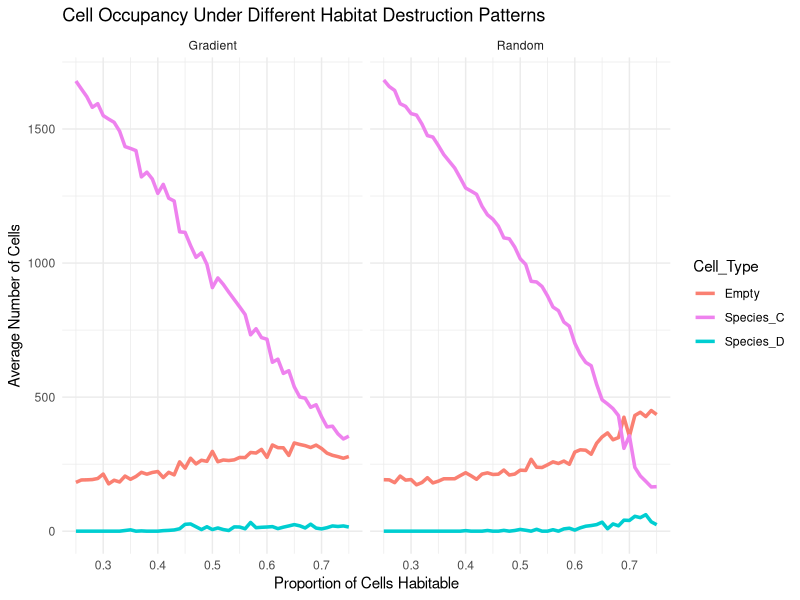

Generate this figure with R:
# Load necessary libraries
library(ggplot2)
library(tidyr)
library(dplyr)

# Set path
setwd("/Users/mac/code/cs361/final-project-emma-luke/Experiment data")

# Load both datasets
data_random <- read.csv("ideal_result_random.csv")
data_gradient <- read.csv("ideal_result_gradient.csv")

# Add a column to indicate destruction type
data_random$Destruction_Type <- "Random"
data_gradient$Destruction_Type <- "Gradient"

# Combine both datasets
data_combined <- rbind(data_random, data_gradient)

# Convert to long format for ggplot
data_long <- pivot_longer(data_combined,
    cols = c("Species_C", "Species_D", "Empty"),
    names_to = "Cell_Type",
    values_to = "Count"
)

# Plot side-by-side with facet
ggplot(data_long, aes(x = Destruction, y = Count, color = Cell_Type)) +
  geom_line(size = 1.2) +
  facet_wrap(~Destruction_Type) +
  labs(title = "Cell Occupancy Under Different Habitat Destruction Patterns",
       x = "Proportion of Cells Habitable",
       y = "Average Number of Cells") +
  scale_color_manual(values = c(
    "Species_C" = "violet",
    "Species_D" = "darkturquoise",
    "Empty" = "salmon"
  )) +
  theme_minimal()

